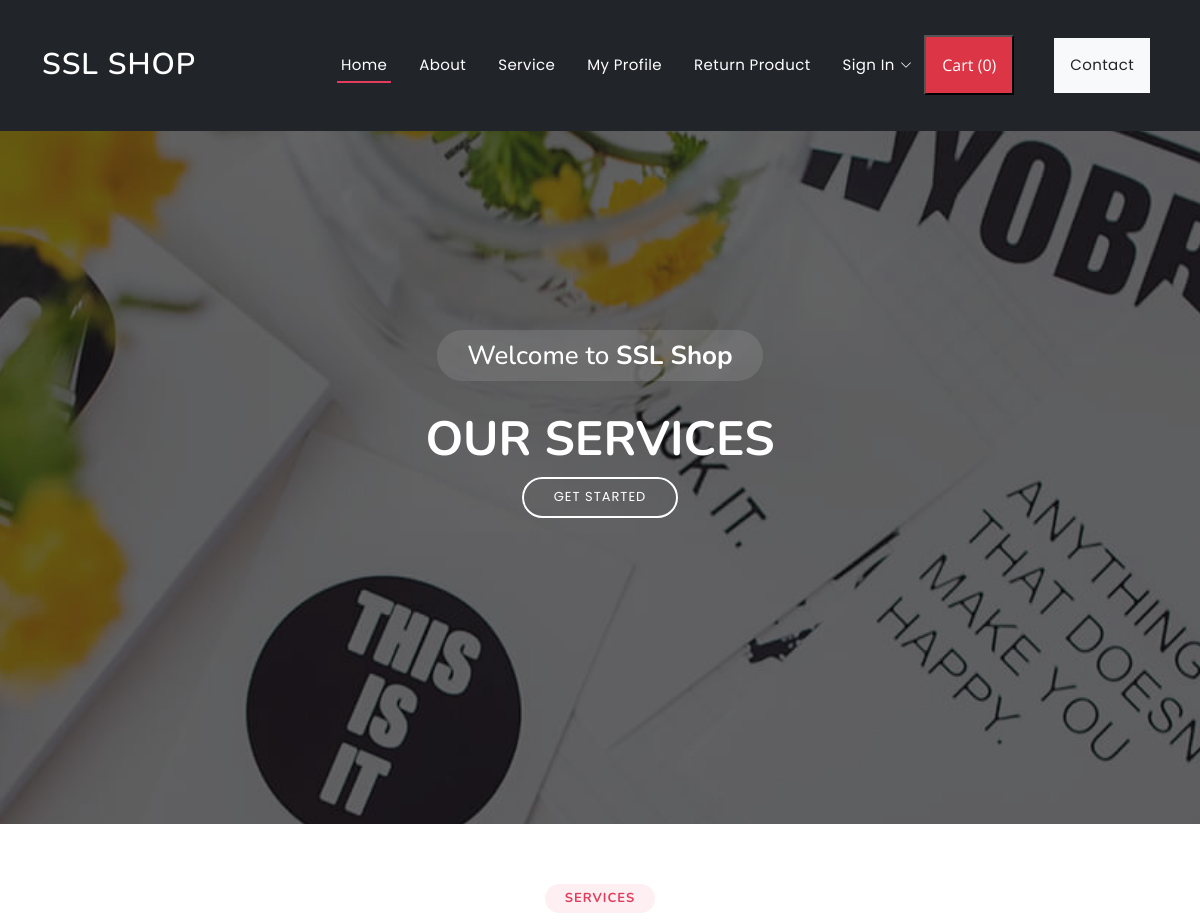
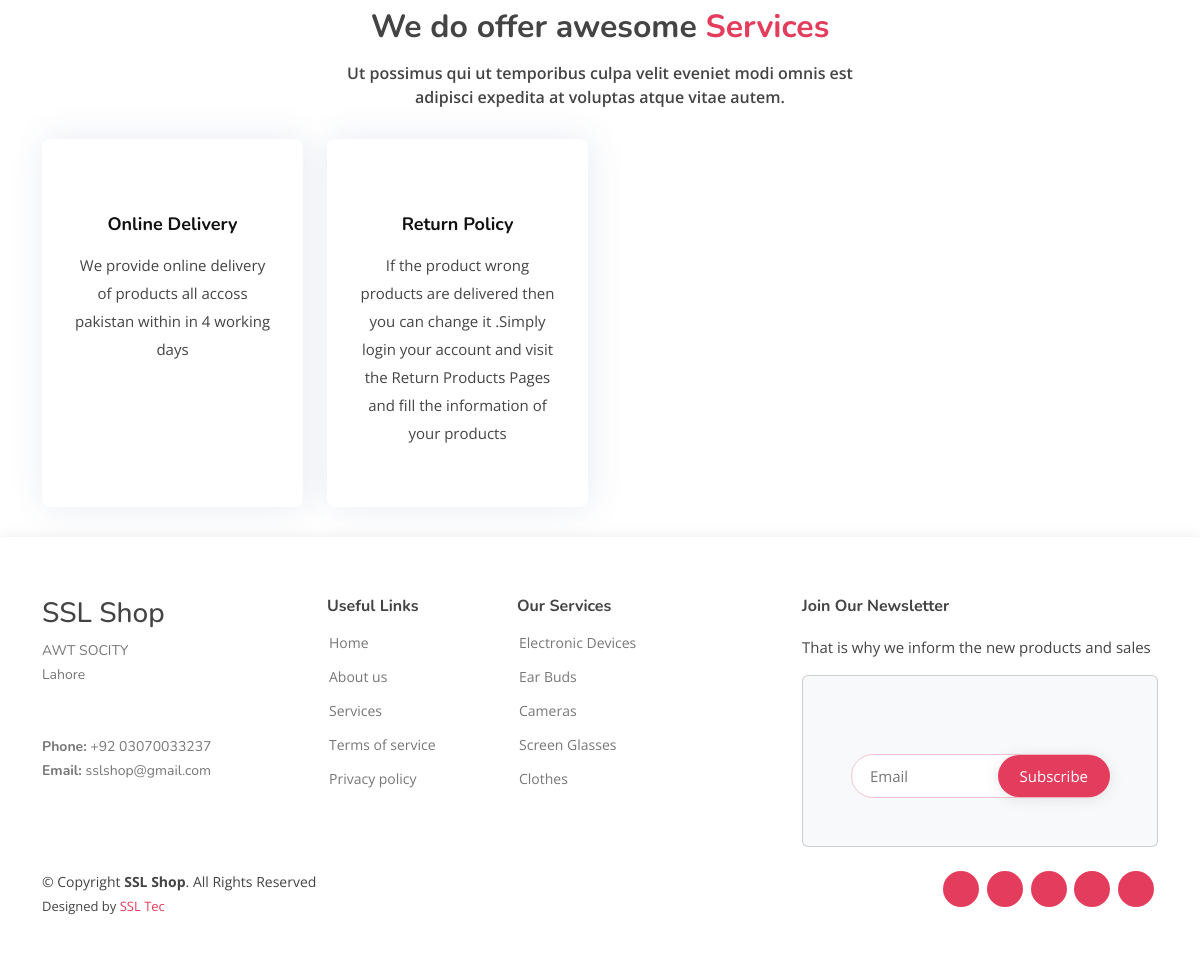
The app's page /service/ with its own data (2 pictures, top to bottom).
### Wooapp/models.py (models this page shows, shortened)
class Service(models.Model) :
    service_name=models.CharField(max_length=200)
    service_desc=models.TextField()

### Wooapp/views.py (the view)
# urls.py: path('service/', views.service,name="service"),
def service(request):
    service_data=Service.objects.all()
    data={
        'service_data':service_data
    }
    return render(request,"service.html",data)

### templates/service.html (shortened to what this page needs)
{% extends 'base.html' %}
{% block content %}
<section id="hero">
    <div class="hero-container">
      <h3>Welcome to <strong>SSL Shop</strong></h3>
      <h1>Our Services</h1>
      <a href="#services" class="btn-get-started scrollto">Get Started</a>
    </div>
  </section>
{% endblock content %}
{% block service %}
 <section id="services" class="services">
    <div class="container">
      <div class="section-title">
        <h2>Services</h2>
        <h3>We do offer awesome <span>Services</span></h3>
        <p>Ut possimus qui ut temporibus culpa velit eveniet modi omnis est adipisci expedita at voluptas atque vitae autem.</p>
      </div>
      <div class="row">
        {% for info in service_data %}
        <div class="col-md-6 col-lg-3 d-flex align-items-stretch mb-5 mb-lg-0">
          <div class="icon-box">
            <h4 class="title"><a href="">{{info.service_name}}</a></h4>
            <p class="description">{{info.service_desc}}</p>
        </div>
    </div>
    {% endfor %}
  </section>
  {% endblock service %}

### templates/base.html (shortened to what this page needs)
{% load static %}
<!DOCTYPE html>
<html lang="en">
<head>
  <link href="{% static 'assets/vendor/bootstrap/css/bootstrap.min.css' %}" rel="stylesheet">
  <link href="{% static 'assets/vendor/bootstrap-icons/bootstrap-icons.css' %}" rel="stylesheet">
  <link href="{% static 'assets/vendor/boxicons/css/boxicons.min.css '%}" rel="stylesheet">
  <link href="{% static 'assets/vendor/glightbox/css/glightbox.min.css' %}" rel="stylesheet">
  <link href="{% static 'assets/vendor/remixicon/remixicon.css '%}" rel="stylesheet">
  <link href="{% static 'assets/vendor/swiper/swiper-bundle.min.css' %}" rel="stylesheet">
  <link href="{% static 'assets/css/style.css' %}" rel="stylesheet">
</head>
<body>
  <header id="header" class="fixed-top bg-dark ">
    <div class="container d-flex align-items-center justify-content-between">
      <h1 class="logo"><a href="index.html">SSL Shop</a></h1>
      <nav id="navbar" class="navbar">
        <ul>
          <li><a class="nav-link scrollto active" href="#hero">Home</a></li>
          <li><a class="nav-link scrollto" href="/aboutus/">About</a></li>
          <li><a class="nav-link scrollto" href="/service/">Service</a></li>
          <li><a class="nav-link scrollto " href="#portfolio">My Profile</a></li>
          <li><a class="nav-link scrollto" href="/returnproduct/">Return Product</a></li>
          {% if  request.user.is_authenticated%}
          <li><a href="/autapp/logoutfunction/" >Logout</a></li>
          {% else %}
          <li class="dropdown"><a href="#"><span>Sign In</span> <i class="bi bi-chevron-down"></i></a>
          </li>
          {% endif %}
          <button type="button" class="nav-link scrollto bg-danger p-3 m-2 text-white" id="popcart" data-container="body" data-toggle="popover" data-placement="bottom" data-html="true" >  Cart (<span id="cart">0</span>)
          </button>
          <li><a class="nav-link scrollto bg-light text-dark p-3 m-2" href="/contact/">Contact</a></li>
        </ul>
      </nav>
    </div>
  </header>
  <section id="hero">
    <div class="hero-container">
      {% block content %}
      {% endblock content %}
    </div>
  </section>
  {% block service %}
  {% endblock service %}
  <footer id="footer">
    <div class="footer-top">
      <div class="container">
        <div class="row">
          <div class="col-lg-3 col-md-6 footer-contact">
            <h3>SSL Shop</h3>
            <p>
              AWT SOCITY  <br>
              Lahore<br>
               <br><br>
              <strong>Phone:</strong> +92 03070033237<br>
              <strong>Email:</strong> sslshop@gmail.com<br>
            </p>
          </div>
          <div class="col-lg-2 col-md-6 footer-links">
            <h4>Useful Links</h4>
            <ul>
              <li> <a href="#">Home</a></li>
              <li> <a href="#">About us</a></li>
              <li> <a href="#">Services</a></li>
              <li> <a href="#">Terms of service</a></li>
              <li> <a href="#">Privacy policy</a></li>
            </ul>
          </div>
          <div class="col-lg-3 col-md-6 footer-links">
            <h4>Our Services</h4>
            <ul>
              <li> <a href="#">Electronic Devices</a></li>
              <li> <a href="#">Ear Buds </a></li>
              <li> <a href="#">Cameras</a></li>
              <li> <a href="#">Screen Glasses</a></li>
              <li> <a href="#">Clothes</a></li>
            </ul>
          </div>
          <div class="col-lg-4 col-md-6 footer-newsletter">
            <h4>Join Our Newsletter</h4>
            <p>That is why we inform the new products and sales</p>
            <div class="card bg-light p-5">
            <form action="/emailsub/" method="post">
              <input type="email" name="email" placeholder="Email"><input type="submit" value="Subscribe">
            </form>
          </div>
        </div>
      </div>
    </div>
  <main id="main">
    <div class="container d-md-flex py-4">
      <div class="me-md-auto text-center text-md-start">
        <div class="copyright">
          &copy; Copyright <strong><span>SSL Shop</span></strong>. All Rights Reserved
        </div>
        <div class="credits">
          Designed by <a href="#">SSL Tec</a>
        </div>
      </div>
      <div class="social-links text-center text-md-right pt-3 pt-md-0">
        <a href="#" class="twitter"></a>
        <a href="#" class="facebook"></a>
        <a href="#" class="instagram"></a>
        <a href="#" class="google-plus"></a>
        <a href="#" class="linkedin"></a>
      </div>
    </div>
  </footer>
</body>
</html>

### records on screen
Service: service_name "Online Delivery", service_desc "We provide online delivery of products all accoss pakistan within in 4 working days"
Service: service_name "Return Policy", service_desc "If the product wrong products are delivered then you can change it .Simply login your account and visit the Return Products Pages and fill the information of your products"
